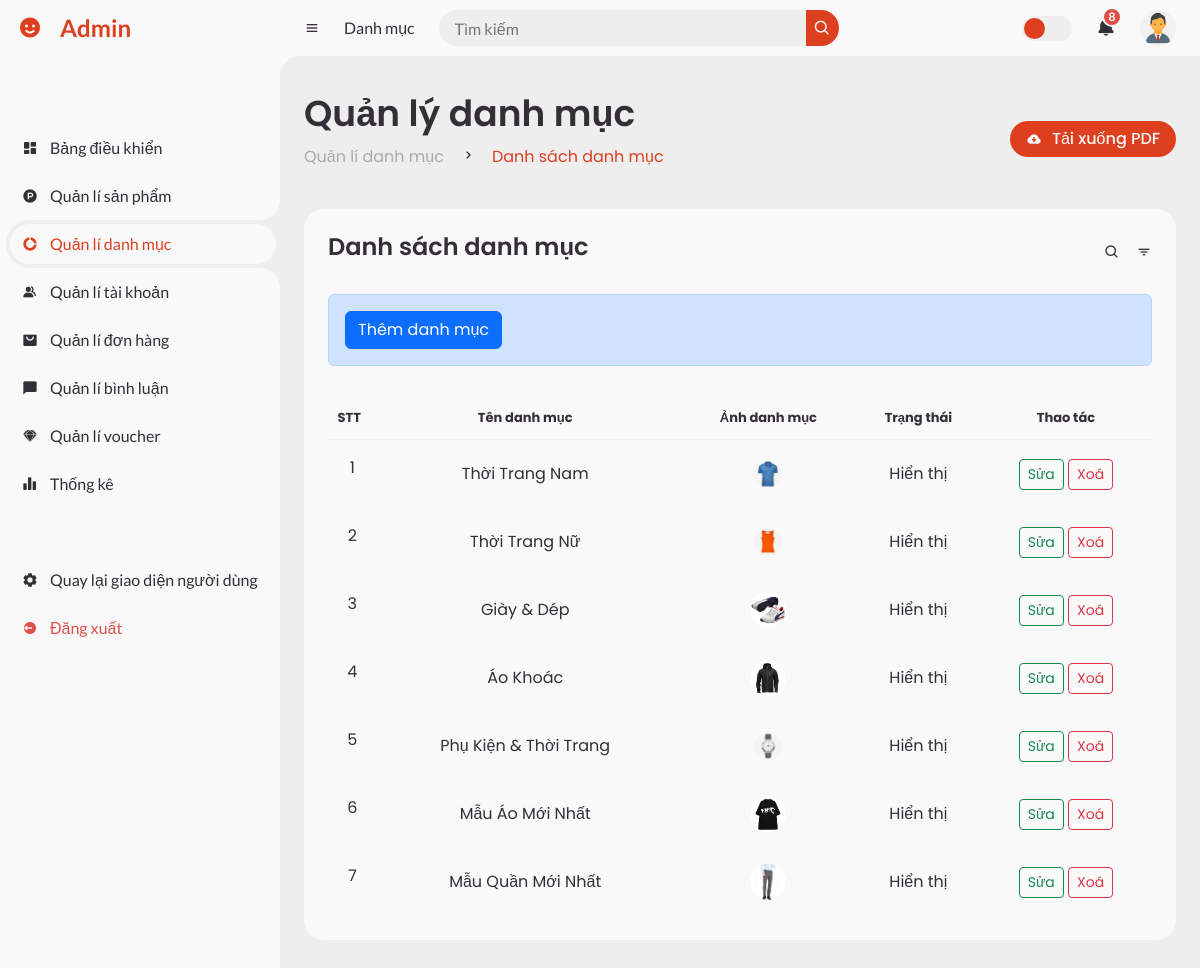
The page /admin/index.php?action=listCategory (signed in) on the database its author committed.
### tables this page shows
CREATE TABLE `users` (
  `user_id` int NOT NULL,
  `first_name` varchar(100) NOT NULL,
  `last_name` varchar(100) NOT NULL,
  `email` varchar(100) NOT NULL,
  `user_image` varchar(255) DEFAULT NULL,
  `password` varchar(100) NOT NULL,
  `phone` varchar(100) DEFAULT NULL,
  `date` date NOT NULL,
  `address` varchar(255) DEFAULT NULL,
  `gender` varchar(10) NOT NULL,
  `role` int NOT NULL DEFAULT '0'
);

CREATE TABLE `categories` (
  `category_id` int NOT NULL,
  `category_name` varchar(100) NOT NULL,
  `image_cate` varchar(255) DEFAULT NULL,
  `status_category` varchar(20) NOT NULL DEFAULT 'show'
);

### models/PDO_admin.php (called while the page is built, shortened)
<?php
$conn = null;
try {
    $conn = new PDO('mysql:host=localhost;dbname=vanh-store', 'root', '', [
        PDO::ATTR_ERRMODE => PDO::ERRMODE_EXCEPTION,
        PDO::ATTR_DEFAULT_FETCH_MODE => PDO::FETCH_ASSOC
    ]);
} catch (PDOException $e) {
    echo 'Kết nối thất bại ' . $e->getMessage() . '<br>';
}
function getDataBy($table, $data)
{
    if($data==[]){
        $data=1;
    }else{
        foreach ($data as $key => $value) {
            $data[$key] = $key . "='" . $value . "'";
        }
    }
    $data = implode(" AND ", $data);
    $sql = "SELECT * FROM ${table} WHERE ${data}";
    return query($sql)->fetch();
}
function query($sql)
{
    global $conn;
    $stmt = $conn->prepare($sql);
    $stmt->execute();
    return $stmt;
}

### models/pdo.php (called while the page is built, shortened)
<?php
function pdo_get_connection(){
    $servername = "localhost";
    $username = "root";
    $password = "";
    try {
        $conn = new PDO("mysql:host=$servername;dbname=vanh-store", $username, $password);
        $conn->setAttribute(PDO::ATTR_ERRMODE, PDO::ERRMODE_EXCEPTION);
        return $conn;
    } catch(PDOException $e) {
        echo "Connection failed: " . $e->getMessage();
    }
}
function pdo_query($sql){
    $sql_args=array_slice(func_get_args(),1);
    try{
        $conn=pdo_get_connection();
        $stmt=$conn->prepare($sql);
        $stmt->execute($sql_args);
        $rows=$stmt->fetchAll();
        return $rows;
    }
    catch(PDOException $e){
        throw $e;
    }
    finally{
        unset($conn);
    }
}
?>

### models/adminModel/categoryModel.php (called while the page is built, shortened)
<?php
    function listDanhmuc() {
        $sql = "SELECT * FROM categories WHERE 1 ORDER BY category_id ASC";
        $result = pdo_query($sql);
        return $result;
    }
?>

### admin/category/listCategory.php (the view, shortened to what this page needs)
<section id="content">
    <nav>
        <i class='bx bx-menu'></i>
        <a href="#" class="nav-link">Danh mục</a>
        <form action="#">
            <div class="form-input">
                <input type="search" placeholder="Tìm kiếm">
                <button type="submit" class="search-btn"><i class='bx bx-search'></i></button>
            </div>
        </form>
        <label for="switch-mode" class="switch-mode"></label>
        <a href="#" class="notification">
            <i class='bx bxs-bell'></i>
            <span class="num">8</span>
        </a>
        <a href="#" class="profile">
            <img src="../public/upload/image/user/<?= $user['user_image'] ?>">
        </a>
    </nav>
    <main>
        <div class="head-title">
            <div class="left">
                <h1>Quản lý danh mục</h1>
                <ul class="breadcrumb">
                    <li>
                        <a href="#">Quản lí danh mục</a>
                    </li>
                    <li><i class='bx bx-chevron-right'></i></li>
                    <li>
                        <a class="active" href="#">Danh sách danh mục</a>
                    </li>
                </ul>
            </div>
            <a href="#" class="btn-download">
                <i class='bx bxs-cloud-download'></i>
                <span class="text">Tải xuống PDF</span>
            </a>
        </div>
        <div class="table-data">
            <div class="order">
                <div class="head">
                    <h3>Danh sách danh mục</h3>
                    <i class='bx bx-search'></i>
                    <i class='bx bx-filter'></i>
                </div>
                <div class="alert alert-primary add__btn__click">
                    <a class="btn btn-primary w100hz" href="index.php?action=addCategory">Thêm danh mục</a>
                </div>
                <table class="tbl__tab">
                    <thead>
                        <tr class="tr_th">
                            <th>STT</th>
                            <th>Tên danh mục</th>
                            <th>Ảnh danh mục</th>
                            <th>Trạng thái</th>
                            <th>Thao tác</th>
                        </tr>
                    </thead>
                    <tbody>
                        <?php
                            foreach($listCategory as $keycategory => $category) {
                                ?>
                                    <tr class="tr_td">
                                        <td><?= $keycategory + 1 ?></td>
                                        <td><?= $category['category_name'] ?></td>
                                        <td><img src="../public/upload/image/category/<?= $category['image_cate'] ?>" alt=""></td>
                                        <td><?= $category['status_category'] == 'show' ? 'Hiển thị' : 'Ẩn' ?></td>
                                        <td>
                                            <a class="btn btn-outline-success btn-sm" href="index.php?action=editCategory&category_id=<?= $category['category_id'] ?>">Sửa</a>
                                            <a class="btn btn-outline-danger btn-sm" data-bs-toggle="modal" data-bs-target="#exampleModal<?= $category['category_id'] ?>">Xoá</a>
                                        </td>
                                    </tr>
                                <?php
                            }
                        ?>
                    </tbody>
                </table>
            </div>
        </div>
    </main>
</section>

### public/css/adminDetail.css (style rules this page uses)
:root { --nc-cl-hd: #cc3b1e; --nc-cl-hd2-dost: #dd3f1f; --nc-bg-bd: #ee4d2d; }
.add__btn__click { margin-bottom: 42px !important; }
#content nav form .form-input button { background-color: var(--nc-cl-hd2-dost); }
#content nav .switch-mode::before { background-color: var(--nc-cl-hd2-dost); }
#content main .head-title .left .breadcrumb li a.active { color: var(--nc-cl-hd2-dost) !important; }
#content main .head-title .btn-download { background-color: var(--nc-cl-hd2-dost); }
.tr_th th { text-align: center !important; }
.tr_td td { text-align: center !important; }
#content main .table-data .order table tr td:first-child { display: block; align-items: center; grid-gap: 12px; padding-left: 6px; }

### rows shown on the page
users: user_image (picture)
categories: category_name "Thời Trang Nam", image_cate (picture), status_category "Hiển thị"
categories: category_name "Thời Trang Nữ", image_cate (picture), status_category "Hiển thị"
categories: category_name "Giày & Dép", image_cate (picture), status_category "Hiển thị"
categories: category_name "Áo Khoác", image_cate (picture), status_category "Hiển thị"
categories: category_name "Phụ Kiện & Thời Trang", image_cate (picture), status_category "Hiển thị"
categories: category_name "Mẫu Áo Mới Nhất", image_cate (picture), status_category "Hiển thị"
categories: category_name "Mẫu Quần Mới Nhất", image_cate (picture), status_category "Hiển thị"
